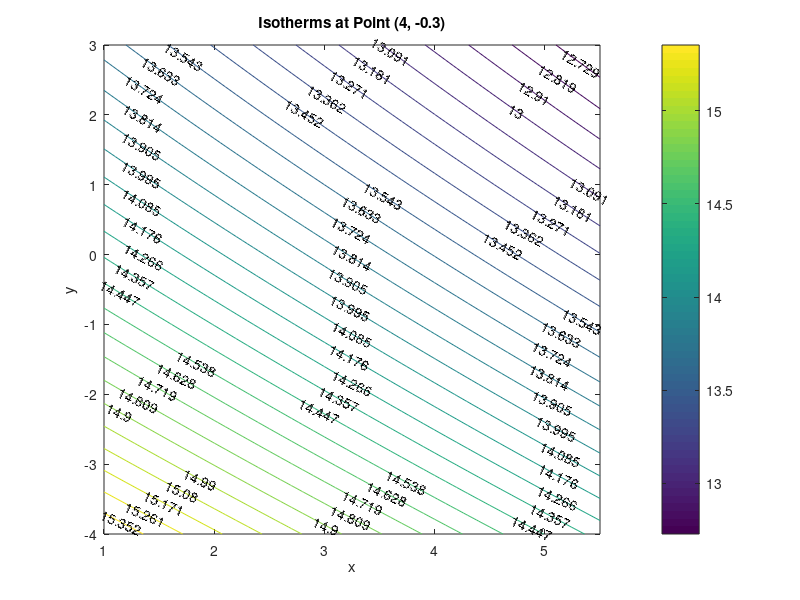

Reproduce this figure in MATLAB.
clear all
clc

%using z value from part b. i.
z=0.1675;

x=1:0.1:5.5;
y=-4:0.1:3;
[x y]=meshgrid(x,y);
t=-0.1.*z.^2+17*exp(-0.1.*((0.1.*x-2)-(0.05.*y-1).^2-(z-1).^2))-10;

%use contour plot with a constant z value to find isotherms
[c h]=contour (x,y,t,30)
clabel (c,h)
xlabel('x')
ylabel('y')
title('Isotherms at Point (4, -0.3)')
colorbar